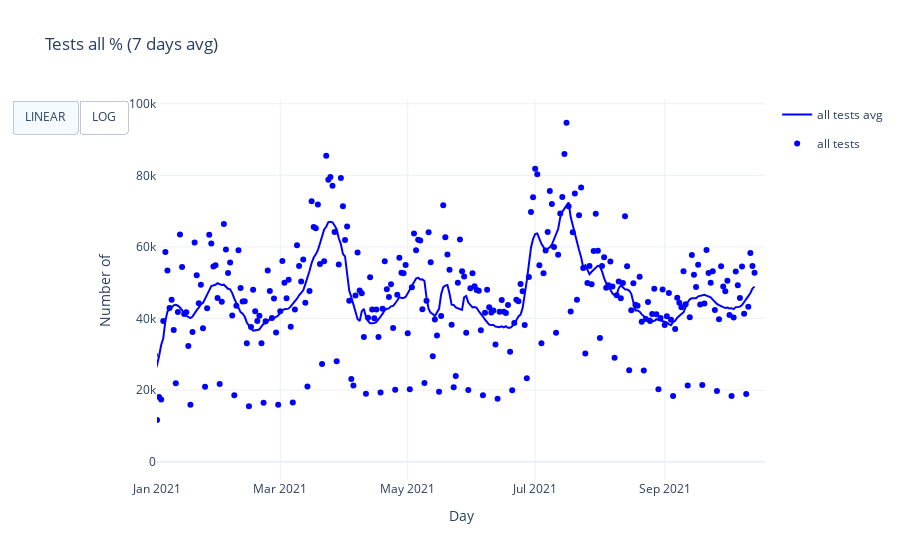

Notebook code for this chart:
### Markdown cell above
# Tests

### Code cell
def plot_tests():
    """
    plot of the ration cases over testing everyday
    """
    
    df = df_prov_tot.groupby(['DATE']).agg({'CASES':'sum','TESTS_ALL':'sum','TESTS_ALL_POS':'sum','TOTAL_IN': 'sum', 'NEW_OUT': 'sum', 'NEW_IN': 'sum', 'TOTAL_IN_ICU': 'sum'})


    fig = go.Figure()

    fig.add_trace(go.Scatter(x=df.index[:-4], y= df.TESTS_ALL.rolling(7, center=True).mean(),
                             mode='lines',
                             name='avg',
                             marker_color="blue", legendgroup="two", showlegend=True))

    fig.add_trace(go.Scatter(x=df.index[:-4], y=df.TESTS_ALL,
                             mode='markers',
                             name='daily',
                             marker_color="blue", legendgroup="twoa", showlegend=True))

    fig.update_layout(xaxis_title=gettext('Day'),
                      yaxis_title=gettext('Number of'), title=gettext("Tests all % (7 days avg)"))
    fig.update_layout(template="plotly_white")
    
    start = '2021-01-01' 
    fig.update_layout(xaxis_range=[start, (datetime.today()).strftime('%Y-%m-%d')])

    fig.update_layout(
        hovermode='x unified',
        updatemenus=[
            dict(
                type="buttons",
                direction="left",
                buttons=list([
                    dict(
                        args=[{"yaxis.type": "linear"}],
                        label="LINEAR",
                        method="relayout"
                    ),
                    dict(
                        args=[{"yaxis.type": "log"}],
                        label="LOG",
                        method="relayout"
                    )
                ]),
            ),
        ])

    return fig
plot_tests()

### Figure 1 — Plotly figure (JSON) as saved in the notebook; plotly's stock layout.template omitted (floating-point values rounded to 4 significant figures; data arrays with more than 128 entries replaced by an {"elided": "..."} marker saying what was removed)
{"data": [{"legendgroup": "two", "marker": {"color": "blue"}, "mode": "lines", "name": "all tests avg", "showlegend": true, "type": "scatter", "x": {"elided": "579 str values"}, "y": {"elided": "583 float values"}}, {"legendgroup": "twoa", "marker": {"color": "blue"}, "mode": "markers", "name": "all tests", "showlegend": true, "type": "scatter", "x": {"elided": "579 str values"}, "y": {"elided": "583 int values"}}], "layout": {"hovermode": "x unified", "title": {"text": "Tests all % (7 days avg)"}, "updatemenus": [{"buttons": [{"args": [{"yaxis.type": "linear"}], "label": "LINEAR", "method": "relayout"}, {"args": [{"yaxis.type": "log"}], "label": "LOG", "method": "relayout"}], "direction": "left", "type": "buttons"}], "xaxis": {"range": ["2021-01-01", "2021-10-19"], "title": {"text": "Day"}}, "yaxis": {"title": {"text": "Number of"}}}}
